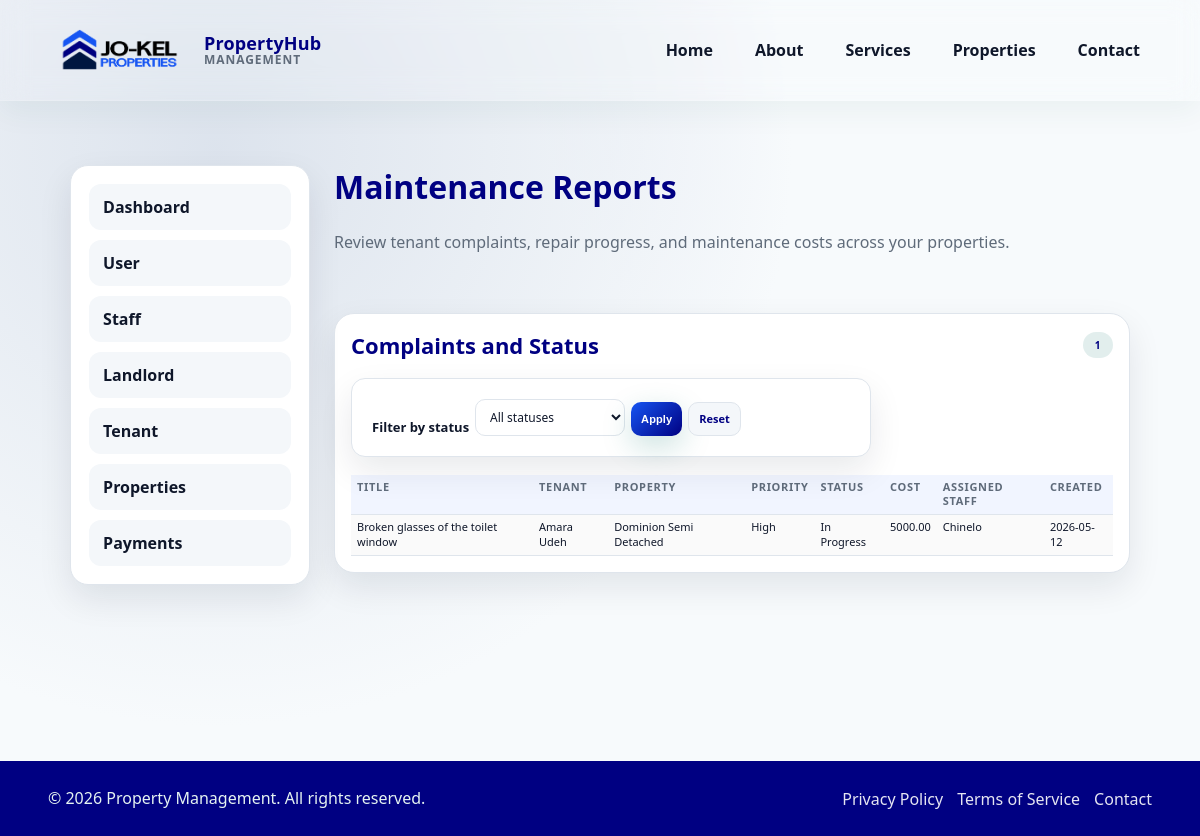
Screenshot of /maintenance/landlord/ (signed in) with the database file from the repository.
### apps/maintenance/models.py (models this page shows, shortened)
class MaintenanceReport(models.Model):
    STATUS_NEW = 'new'
    STATUS_IN_PROGRESS = 'in_progress'
    STATUS_RESOLVED = 'resolved'
    STATUS_CLOSED = 'closed'
    STATUS_CHOICES = [
        (STATUS_NEW, 'New'),
        (STATUS_IN_PROGRESS, 'In Progress'),
        (STATUS_RESOLVED, 'Resolved'),
        (STATUS_CLOSED, 'Closed'),
    ]
    PRIORITY_LOW = 'low'
    PRIORITY_MEDIUM = 'medium'
    PRIORITY_HIGH = 'high'
    PRIORITY_URGENT = 'urgent'
    PRIORITY_CHOICES = [
        (PRIORITY_LOW, 'Low'),
        (PRIORITY_MEDIUM, 'Medium'),
        (PRIORITY_HIGH, 'High'),
        (PRIORITY_URGENT, 'Urgent'),
    ]
    SUBMITTED_BY_STAFF = 'staff'
    SUBMITTED_BY_TENANT = 'tenant'
    SUBMITTED_BY_CHOICES = [
        (SUBMITTED_BY_STAFF, 'Staff'),
        (SUBMITTED_BY_TENANT, 'Tenant'),
    ]
    landlord = models.ForeignKey(
        Landlord,
        on_delete=models.CASCADE,
        related_name='maintenance_reports',
    )
    tenant = models.ForeignKey(
        Tenant,
        on_delete=models.SET_NULL,
        related_name='maintenance_reports',
        null=True,
        blank=True,
    )
    property = models.ForeignKey(
        Property,
        on_delete=models.SET_NULL,
        related_name='maintenance_reports',
        null=True,
        blank=True,
    )
    created_by = models.ForeignKey(
        settings.AUTH_USER_MODEL,
        on_delete=models.SET_NULL,
        related_name='submitted_maintenance_reports',
        null=True,
        blank=True,
    )
    assigned_staff = models.ForeignKey(
        settings.AUTH_USER_MODEL,
        on_delete=models.SET_NULL,
        related_name='assigned_maintenance_reports',
        null=True,
        blank=True,
    )
    submitted_by = models.CharField(
        max_length=20,
        choices=SUBMITTED_BY_CHOICES,
    )
    description = models.TextField()
    priority = models.CharField(
        max_length=20,
        choices=PRIORITY_CHOICES,
        default=PRIORITY_MEDIUM,
    )
    status = models.CharField(
        max_length=20,
        choices=STATUS_CHOICES,
        default=STATUS_NEW,
    )
    cost = models.DecimalField(
        max_digits=12,
        decimal_places=2,
        null=True,
        blank=True,
        help_text='Cost of the maintenance work.',
    )
    staff_note = models.TextField(blank=True)
    created_at = models.DateTimeField(auto_now_add=True)
    updated_at = models.DateTimeField(auto_now=True)
    resolved_at = models.DateTimeField(null=True, blank=True)
    class Meta:
        ordering = ['-created_at']
    def display_label(self):
        return Truncator(self.description).chars(60)

### apps/tenants/models.py (models this page shows, shortened)
class Tenant(models.Model):
    TENANCY_TYPE_MONTHLY = 'monthly'
    TENANCY_TYPE_QUARTERLY = 'quarterly'
    TENANCY_TYPE_BIANNUALLY = 'biannually'
    TENANCY_TYPE_YEARLY = 'yearly'
    TENANCY_TYPE_CHOICES = [
        (TENANCY_TYPE_MONTHLY, 'Monthly'),
        (TENANCY_TYPE_QUARTERLY, 'Quarterly'),
        (TENANCY_TYPE_BIANNUALLY, 'Biannually'),
        (TENANCY_TYPE_YEARLY, 'Yearly'),
    ]
    PAYMENT_MODE_CASH = 'cash'
    PAYMENT_MODE_TRANSFER = 'transfer'
    PAYMENT_MODE_CARD = 'card'
    PAYMENT_MODE_OTHER = 'other'
    PAYMENT_MODE_CHOICES = [
        (PAYMENT_MODE_CASH, 'Cash'),
        (PAYMENT_MODE_TRANSFER, 'Transfer'),
        (PAYMENT_MODE_CARD, 'Card'),
        (PAYMENT_MODE_OTHER, 'Other'),
    ]
    name = models.CharField(max_length=160)
    phone_number = models.CharField(max_length=30)
    apartment_type = models.CharField(max_length=120)
    tenancy_type = models.CharField(
        max_length=20,
        choices=TENANCY_TYPE_CHOICES,
        default=TENANCY_TYPE_MONTHLY,
    )
    payment_mode = models.CharField(max_length=20, choices=PAYMENT_MODE_CHOICES)
    address = models.TextField()
    email = models.EmailField()
    landlord = models.ForeignKey(
        Landlord,
        on_delete=models.SET_NULL,
        related_name='tenants',
        null=True,
        blank=True,
    )
    property = models.ForeignKey(
        Property,
        on_delete=models.SET_NULL,
        related_name='tenants',
        null=True,
        blank=True,
    )
    landlord_name = models.CharField(max_length=160)
    payment_amount = models.DecimalField(max_digits=12, decimal_places=2)
    created_at = models.DateTimeField(auto_now_add=True)
    updated_at = models.DateTimeField(auto_now=True)
    class Meta:
        ordering = ['name']

### apps/properties/models.py (models this page shows, shortened)
class Property(models.Model):
    landlord = models.ForeignKey(
        Landlord,
        on_delete=models.CASCADE,
        related_name='managed_properties',
    )
    property_name = models.CharField(max_length=160)
    property_type = models.CharField(max_length=120)
    number_of_units = models.PositiveIntegerField(default=1, validators=[MinValueValidator(1)])
    address = models.TextField()
    city = models.CharField(max_length=120, blank=True)
    state = models.CharField(max_length=120, blank=True)
    description = models.TextField(blank=True)
    created_at = models.DateTimeField(auto_now_add=True)
    updated_at = models.DateTimeField(auto_now=True)
    class Meta:
        ordering = ['property_name', '-created_at']

### apps/maintenance/views.py (the view)
# urls.py: path('landlord/', views.LandlordMaintenanceListView.as_view(), name='landlord-list'),
class LandlordMaintenanceListView(MaintenanceRoleMixin, TemplateView):
    allowed_roles = (UserProfile.ROLE_LANDLORD,)
    template_name = 'maintenance/landlord_report_list.html'
    def get_context_data(self, **kwargs):
        context = super().get_context_data(**kwargs)
        landlord = getattr(self.request.user, 'landlord_profile', None)
        status_filter = self.request.GET.get('status', '').strip()
        if landlord is None:
            reports = MaintenanceReport.objects.none()
        else:
            reports = (
                MaintenanceReport.objects.select_related('tenant', 'property', 'assigned_staff')
                .filter(landlord=landlord)
                .order_by('-created_at')
            )
        if status_filter:
            reports = reports.filter(status=status_filter)
        context.update(
            {
                'maintenance_reports': reports,
                'maintenance_reports_count': reports.count(),
                'status_choices': MaintenanceReport.STATUS_CHOICES,
                'selected_status': status_filter,
            }
        )
        return context

### apps/accounts/adapter.py (called while the page is built)
def get_user_role(user):
    if not user.is_authenticated:
        return UserProfile.ROLE_USER
    profile = getattr(user, 'profile', None)
    if profile and profile.role:
        return profile.role
    if user.is_staff:
        return UserProfile.ROLE_STAFF
    return UserProfile.ROLE_USER

### apps/maintenance/views.py (called while the page is built)
    def dispatch(self, request, *args, **kwargs):
        if self.allowed_roles and get_user_role(request.user) not in self.allowed_roles:
            return redirect(get_dashboard_url_for_user(request.user))
        return super().dispatch(request, *args, **kwargs)

### apps/maintenance/templates/maintenance/landlord_report_list.html (shortened to what this page needs)
{% extends 'dashboard/base.html' %}
{% block dashboard_content %}
<div class="dashboard-header">
    <div>
        <h1>Maintenance Reports</h1>
        <p>Review tenant complaints, repair progress, and maintenance costs across your properties.</p>
    </div>
</div>
<section class="dashboard-panel">
    <div class="dashboard-panel-header">
        <h2>Complaints and Status</h2>
        <span class="pill">{{ maintenance_reports_count }}</span>
    </div>
    <form method="get" class="dashboard-filter-bar">
        <label for="status" class="dashboard-filter-label">Filter by status</label>
        <select name="status" id="status" class="dashboard-filter-select">
            <option value="">All statuses</option>
        </select>
        <div class="dashboard-filter-actions">
            <button type="submit" class="dashboard-filter-button">Apply</button>
            <a href="{% url 'maintenance:landlord-list' %}" class="dashboard-filter-reset">Reset</a>
        </div>
    </form>
    <div class="dashboard-table-wrap">
        <table class="dashboard-table">
            <thead>
                <tr>
                    <th>Title</th>
                    <th>Tenant</th>
                    <th>Property</th>
                    <th>Priority</th>
                    <th>Status</th>
                    <th>Cost</th>
                    <th>Assigned Staff</th>
                    <th>Created</th>
                </tr>
            </thead>
            <tbody>
                {% for report in maintenance_reports %}
                <tr>
                    <td>{{ report.display_label }}</td>
                    <td>{{ report.tenant.name|default:"Not attached" }}</td>
                    <td>{{ report.property.property_name|default:"Not attached" }}</td>
                    <td>{{ report.get_priority_display }}</td>
                    <td>{{ report.get_status_display }}</td>
                    <td>{{ report.cost|default:"Not set" }}</td>
                    <td>{{ report.assigned_staff.username|default:report.assigned_staff.email|default:"Not assigned" }}</td>
                    <td>{{ report.created_at|date:"Y-m-d" }}</td>
                </tr>
                {% empty %}
                <tr>
                    <td colspan="8" class="dashboard-table-empty">No maintenance complaints have been logged for your properties yet.</td>
                </tr>
                {% endfor %}
            </tbody>
        </table>
    </div>
</section>
{% endblock %}

### static/css/style.css (style rules this page uses)
:root { --primary: #1655f2; --primary-dark: #000082; --accent: #ffe600; --primary: #1655f2; --primary-dark: #000082;; --accent: #ffe600; --surface: #ffffff; --surface-muted: #f5f7fb; --text: #010610; --muted: #6b7280; --border: #e5e7eb; --shadow: 0 14px 34px rgba(17, 24, 39, 0.08); --surface-muted: #f4f7fa; --text: #0f172a; --muted: #5f6b7a; --border: #dfe5ec; --shadow: 0 14px 34px rgba(15, 23, 42, 0.09); }
*, *::before, *::after { box-sizing: border-box; }
body { margin: 0; font-family: 'system-ui', -apple-system, BlinkMacSystemFont, 'Segoe UI', Roboto, Helvetica, Arial, sans-serif, 'Apple Color Emoji', 'Segoe UI Emoji', 'Segoe UI Symbol'; color: var(--text); background: radial-gradient(circle at 18% 18%, rgba(58, 89, 146, 0.14) 0, #f7fafc 48%), radial-gradient(circle at 82% 0%, rgba(19, 24, 168, 0.12) 0, #f7fafc 36%), #f7fafc; min-height: 100vh; }
a { color: inherit; text-decoration: none; }
section { margin-top: 40px; background: var(--surface); border: 1px solid var(--border); border-radius: 16px; padding: 28px; box-shadow: var(--shadow); }
section h2 { margin: 0 0 12px; font-size: 22px; color: var(--primary-dark); }
h1, h2, h3, h4, h5, h6 { color: var(--primary-dark); margin-top: 0; }
p { line-height: 1.7; color: var(--muted); }
button, .btn { display: inline-flex; align-items: center; justify-content: center; gap: 8px; padding: 12px 16px; border-radius: 12px; border: none; background: var(--primary); color: #ffffff; font-weight: 700; letter-spacing: 0.01em; cursor: pointer; transition: transform 0.2s ease, box-shadow 0.2s ease, background 0.2s ease; box-shadow: 0 10px 30px rgba(15, 118, 110, 0.22); }
form { display: grid; gap: 12px; max-width: 520px; padding: 20px; background: var(--surface); border: 1px solid var(--border); border-radius: 14px; box-shadow: var(--shadow); }
input, textarea, select { width: 100%; padding: 12px 14px; border-radius: 10px; border: 1px solid var(--border); background: var(--surface-muted); font: inherit; color: var(--text); transition: border 0.2s ease, box-shadow 0.2s ease; }
.pill { display: inline-block; padding: 6px 12px; border-radius: 999px; background: rgba(15, 118, 110, 0.12); color: var(--primary-dark); font-weight: 600; font-size: 10px; letter-spacing: 0.05em; }
.dashboard-header { display: flex; align-items: flex-start; justify-content: space-between; gap: 16px; margin-bottom: 24px; }
.dashboard-panel { padding: 16px; border-radius: 20px; border: 1px solid var(--border); background: var(--surface); box-shadow: var(--shadow); }
.dashboard-panel-header { display: flex; align-items: center; justify-content: space-between; gap: 12px; margin-bottom: 18px; }
.dashboard-panel-header h2 { margin: 0; }
.dashboard-filter-bar { display: flex; align-items: end; gap: 6px; flex-wrap: nowrap; margin-bottom: 18px; }
.dashboard-filter-label { font-size: 13px; font-weight: 700; color: var(--text); }
.dashboard-filter-select { min-width: 110px; max-width: 150px; padding: 8px 10px; border-radius: 10px; border: 1px solid var(--border); background: #ffffff; color: var(--text); font-size: 12px; }
.dashboard-filter-actions { display: inline-flex; align-items: center; gap: 6px; flex-wrap: nowrap; }
.dashboard-filter-button, .dashboard-filter-reset { display: inline-flex; align-items: center; justify-content: center; min-height: 34px; padding: 0 10px; border-radius: 10px; font-weight: 700; font-size: 11px; white-space: nowrap; }
.dashboard-filter-button { border: 0; color: #ffffff; background: linear-gradient(135deg, var(--primary) 0%, var(--primary-dark) 100%); }
.dashboard-filter-reset { color: var(--primary-dark); background: var(--surface-muted); border: 1px solid var(--border); }
.dashboard-table-wrap { width: calc(100% + 24px); margin-inline: -12px; padding-inline: 12px; overflow-x: auto; }
.dashboard-table { width: 100%; border-collapse: collapse; min-width: 720px; }
.dashboard-table th, .dashboard-table td { padding: 5px 6px; text-align: left; border-bottom: 1px solid var(--border); vertical-align: top; font-size: 11px; line-height: 1.35; }
.dashboard-table th { font-size: 11px; text-transform: uppercase; letter-spacing: 0.06em; color: var(--muted); background: rgba(22, 85, 242, 0.06); }
.dashboard-table tbody tr:nth-child(odd) { background: rgba(15, 23, 42, 0.02); }

### rows the page displays
MaintenanceReport: display_label "Broken glasses of the toilet window", tenant.name "Amara Udeh", property.property_name "Dominion Semi Detached", priority "High", status "In Progress", cost "5000.00", assigned_staff.username "Chinelo", created_at "2026-05-12"

### other values shown
{{ maintenance_reports_count }} "1"
